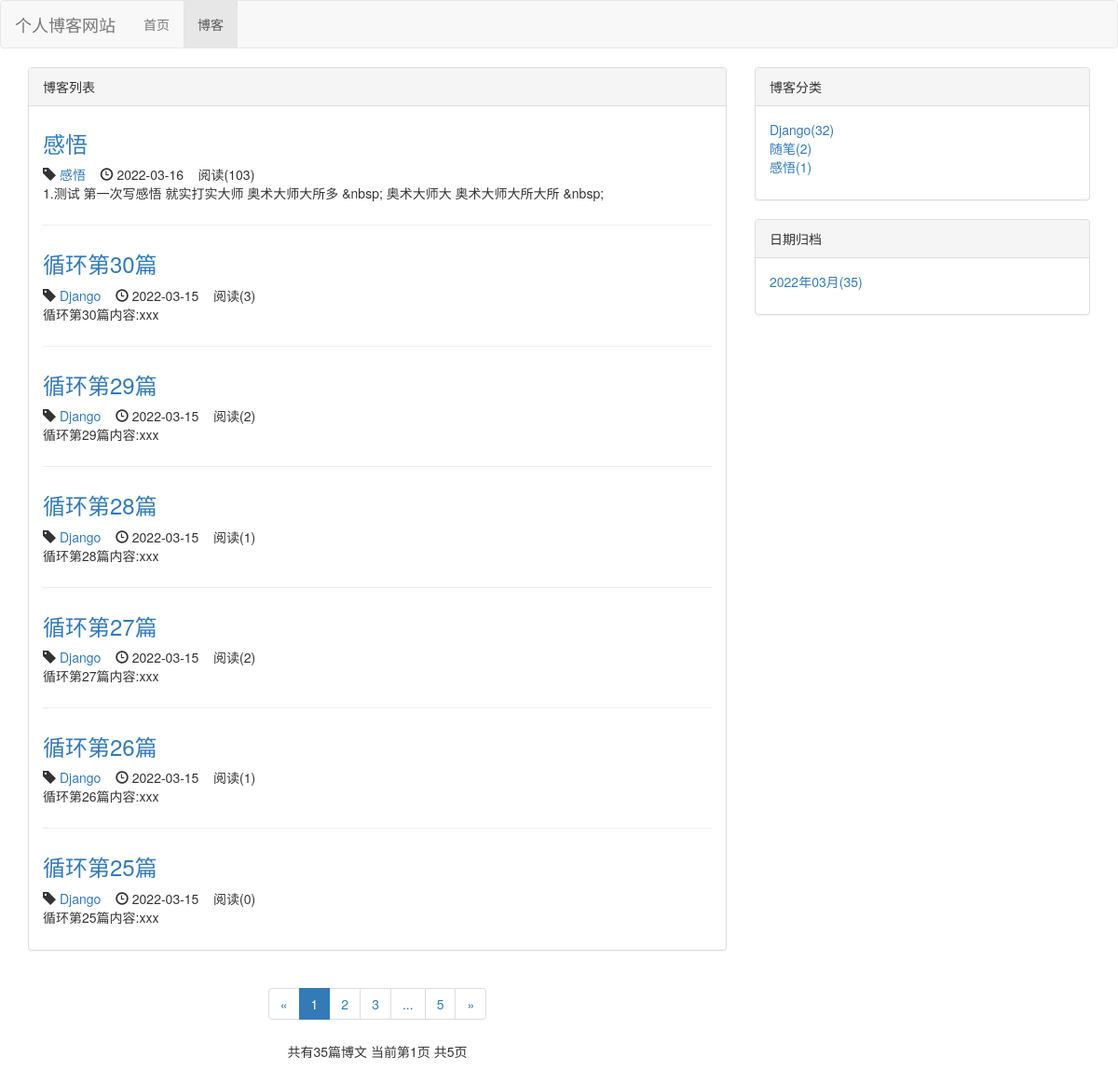
Screenshot of /blog/ with the database file from the repository.
### blog/models.py (models this page shows, shortened)
class Blog(models.Model, ReadNumExpandMethod):
    title = models.CharField(max_length=50)
    blog_type = models.ForeignKey(BlogType, on_delete=models.DO_NOTHING)
    content = RichTextUploadingField()
    author = models.ForeignKey(User, on_delete=models.DO_NOTHING)
    create_time = models.DateTimeField(auto_now_add=True)
    last_update_time = models.DateTimeField(auto_now=True)
    read_details = GenericRelation(ReadDetail)
    class Meta:
        ordering = ["-create_time"]

class BlogType(models.Model):
    type_name = models.CharField(max_length=15)
    def __str__(self):
        return self.type_name

### read_statistics/models.py (models this page shows)
class ReadNum(models.Model):
    read_num = models.IntegerField(default=0)
    content_type = models.ForeignKey(ContentType, on_delete=models.DO_NOTHING)
    object_id = models.PositiveIntegerField()
    content_object = GenericForeignKey('content_type', 'object_id')

### blog/views.py (the view)
# urls.py: path('', views.blog_list, name='blog_list'),
def blog_list(request):
    blogs_all_list = Blog.objects.all()
    context = get_blog_list_common_data(request, blogs_all_list)
    return render(request, 'blog/blog_list.html', context)

### read_statistics/models.py (called while the page is built)
    def get_read_num(self):
        try:
            ct = ContentType.objects.get_for_model(self)
            readnum = ReadNum.objects.get(content_type=ct, object_id=self.pk)
            return readnum.read_num
        except exceptions.ObjectDoesNotExist:
            return 0

### blog/templates/blog/blog_list.html (shortened to what this page needs)
{% extends 'base.html' %}
{% load staticfiles %}
{% block header_extends %}
    <link rel="stylesheet" href="{% static 'blog/blog.css' %}">
{% endblock header_extends %}
{% block nav_blog_active %}
active
{% endblock nav_blog_active %}
{% block content %}
<div class="container">
    <div class="row">
        <div class="col-xs-12 col-sm-8 col-md-8">
            <div class="panel panel-default">
                <div class="panel-heading">
                    {% block blog_list_title %}
                    博客列表
                    {% endblock blog_list_title %}
                </div>
                <div class="panel-body">
                    {% for blog in blogs %}
                        <div class="blog">
                            <h3>
                                <a href="{% url 'blog_detail' blog.pk %}">{{ blog.title }}</a>
                            </h3>
                            <p class="blog-info">
                                <span class="glyphicon glyphicon-tag"></span> <a href="{% url 'blogs_with_type' blog.blog_type.pk %}">{{ blog.blog_type }}</a>
                                <span class="glyphicon glyphicon-time"></span> {{ blog.create_time|date:"Y-m-d" }}
                                &nbsp;&nbsp;
                                阅读({{ blog.get_read_num }})
                            </p>
                            <p>{{ blog.content|striptags|truncatechars:120 }}</p>
                        </div>
                    {% empty %}
                        <p>暂无博客 敬请期待</p>
                    {% endfor %}
                </div>
            </div>
            <div class="paginator">
                <ul class="pagination">
                    <li>
                    {% if page_of_blogs.has_previous %}
                        <a href="?page={{ page_of_blogs.previous_page_number }}" aria-label="Previous">
                            <span aria-hidden="true">&laquo;</span>
                        </a>
                    {% else %}
                        <span aria-hidden="true">&laquo;</span>
                    {% endif %}
                    </li>
                    {% for page_num in page_range %}
                        {% if page_num == page_of_blogs.number %}
                            <li class="active"><a href="?page={{ page_num }}">{{ page_num }}</a></li>
                        {% else %}
                            {% if page_num == '...' %}
                                <li><span>{{ page_num }}</span></li>
                            {% else %}
                                <li><a href="?page={{ page_num }}">{{ page_num }}</a></li>
                            {% endif %}
                        {% endif %}
                    {% endfor %}
                    <li>
                    {% if page_of_blogs.has_next %}
                        <a href="?page={{ page_of_blogs.next_page_number }}" aria-label="Next">
                            <span aria-hidden="true">&raquo;</span>
                        </a>
                    {% else %}
                        <span aria-hidden="true">&raquo;</span>
                    {% endif %}
                    </li>
                </ul>
                <p>共有{{ page_of_blogs.paginator.count }}篇博文
                   当前第{{ page_of_blogs.number }}页
                   共{{ page_of_blogs.paginator.num_pages  }}页
                </p>
            </div>
        </div>
        <div class="hidden-xs col-sm-4 col-md-4">
            <div class="panel panel-default">
                <div class="panel-heading">博客分类</div>
                <div class="panel-body">
                    <ul class="blog-types">
                        {% for blog_type in blog_types %}
                            <li>
                                <a href="{% url 'blogs_with_type' blog_type.pk %}">
                                    {{ blog_type.type_name }}({{ blog_type.blog_count }})
                                </a>
                            </li>
                        {% empty %}
                            <li>暂无分类</li>
                        {% endfor %}
                    </ul>
                </div>
              </div>
            <div class="panel panel-default">
                <div class="panel-heading">日期归档</div>
                <div class="panel-body">
                    <ul>
                        {% for blog_date, blog_count in blog_dates.items %}
                            <li>
                                <a href="{% url 'blogs_with_date' blog_date.year blog_date.month %}">{{ blog_date|date:"Y年m月" }}({{ blog_count }})</a>
                            </li>
                        {% endfor %}
                    </ul>
                </div>
            </div>
        </div>
    </div>
</div>
{% endblock content %}

### static/css/base.css (style rules this page uses)
* { margin: 0; padding: 0; }
ul { list-style-type: none; }

### blog/static/blog/blog.css (style rules this page uses)
ul.blog-types { list-style-type: none; }
div.blog:not(:last-child) { margin-bottom: 2em; padding-bottom: 1em; border-bottom: 1px solid #eee; }
div.blog h3 { margin-top: 0.5em; }
div.blog p.blog-info { margin-bottom: 0; }
div.paginator { text-align: center; }

### rows the page displays
Blog: title "感悟", blog_type "感悟", create_time "2022-03-16", get_read_num "103", content "1.测试 第一次写感悟 就实打实大师 奥术大师大所多 &nbsp; 奥术大师大 奥术大师大所大所 &nbsp;"
Blog: title "循环第30篇", blog_type "Django", create_time "2022-03-15", get_read_num "3", content "循环第30篇内容:xxx"
Blog: title "循环第29篇", blog_type "Django", create_time "2022-03-15", get_read_num "2", content "循环第29篇内容:xxx"
Blog: title "循环第28篇", blog_type "Django", create_time "2022-03-15", get_read_num "1", content "循环第28篇内容:xxx"
Blog: title "循环第27篇", blog_type "Django", create_time "2022-03-15", get_read_num "2", content "循环第27篇内容:xxx"
Blog: title "循环第26篇", blog_type "Django", create_time "2022-03-15", get_read_num "1", content "循环第26篇内容:xxx"
Blog: title "循环第25篇", blog_type "Django", create_time "2022-03-15", get_read_num "0", content "循环第25篇内容:xxx"
BlogType: type_name "Django", blog_count "32"
BlogType: type_name "随笔", blog_count "2"
BlogType: type_name "感悟", blog_count "1"

### other values shown
{{ page_num }} "1"
{{ page_num }} "2" "3" "5"
{{ page_num }} "..."
{{ page_of_blogs.paginator.count }} "35"
{{ page_of_blogs.number }} "1"
{{ page_of_blogs.paginator.num_pages }} "5"
{{ blog_date|date:"Y年m月" }} "2022年03月"
{{ blog_count }} "35"
